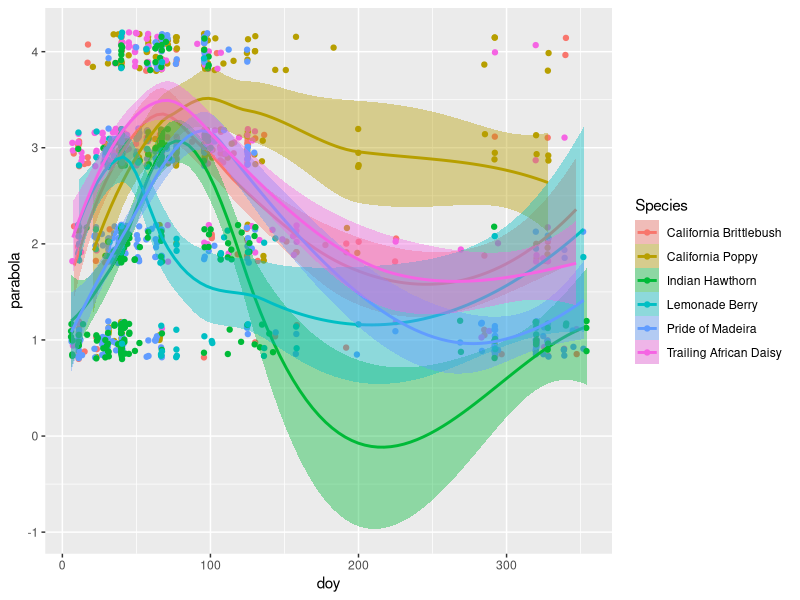

Write the R code that produced this figure. (Note: this script raises an error after producing the figure.)
library(circular)
library(knitr)
library(ggplot2)
library(lubridate)
library(dplyr)
library(zoo)

Phenostages<-read.csv("Species with Phenostage.csv")
Phenostages$day<-as.Date(Phenostages$Date, "%m/%d/%y")
Phenostages$doy<- yday(Phenostages$day)
Phenostages$doy.a <- (Phenostages$doy*360)/365

Phenostages$parabola<- Phenostages$Phenostage
Phenostages$parabola<-as.character(Phenostages$parabola)
Phenostages$parabola[Phenostages$parabola=="7"] <- "1"
Phenostages$parabola[Phenostages$parabola=="6"]<-"2"
Phenostages$parabola[Phenostages$parabola=="5"]<-"3"
Phenostages$parabola<- as.numeric(Phenostages$parabola)


Phenostages_plot <- ggplot(Phenostages, aes(x=doy, y=parabola, color=Species, fill=Species)) +
  geom_jitter(height = .2) +
  geom_smooth(method="loess")
Phenostages_plot +
  xlab("Day of the Year") +
  ylab("Stage")+
  ylim(1,4)+


Phenostages$Phenostage <- as.factor(Phenostages$Phenostage)
hist1_pheno<-ggplot(data=Phenostages, aes(x=day, fill=Phenostage)) +
  geom_histogram(position = "stack")
hist1_pheno+
  ylab("Count")+
  xlab("Date of Observation") +
  scale_fill_discrete(name="Phenostage",
                      breaks=c("1", "2", "3","4","5","6","7"),
                      labels=c("Not in Bloom", "Buds", 
                               "Leading Bloom", "Full Bloom",
                               "Trailing Bloom", "Very Trailing Bloom", "Seeds/Fruit/Not in Bloom"))
#day should be calculating for the date. Then why is all my observations showing in late march? we know the observations were strongest at the beginning of the project 
# unless is it true for focal speices, did the observations of focal go way up at the end of the project? Yes look at iNat.R and Circular Observations.R


all_plot <- ggplot(Phenostages, aes(x=doy, y=parabola)) +
  geom_jitter(height = .2) +
  geom_smooth(method="loess")
all_plot +
  xlab("Day of the Year") +
  ylab("Stage") +ylim(1,4)
#woah now this is an interesting graph. Does the interpretation shift if view date of observation?
all_plot_day <- ggplot(Phenostages, aes(x=day, y=parabola)) +
  geom_jitter(height = .2) +
  geom_smooth(method="loess")
all_plot_day +
  xlab("Date of Observation") +
  ylab("Stage") +ylim(1,4)
# yes it does, shows summer is really hard time to get observations
